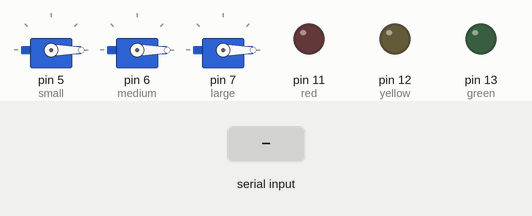
A sketch run on a simulated Arduino Uno, built with avr-gcc and run on an emulated ATmega328P. Shown: 3 × servo, output pins drawn as LEDs (lit = HIGH). The test bench sets the inputs (shaded band). What the sketch prints to the serial monitor is not drawn.

Above: at 1.2 s.
1.3 s: byte 1 (1) received over Serial
At 2.1 s:
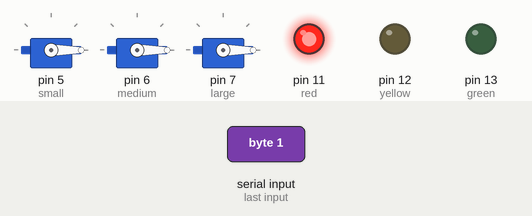
At 3.1 s:
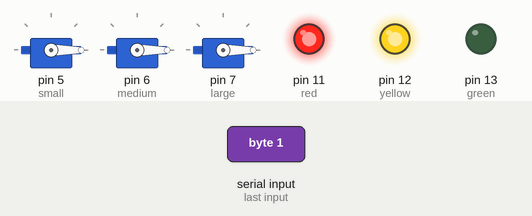
10.3 s: byte 2 (2) received over Serial
At 10.7 s:
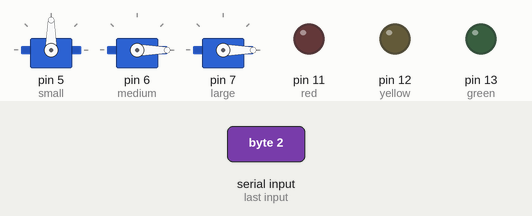
Timing chart, 0 to 17.3 s (numbered marks = the images above; inputs shaded):
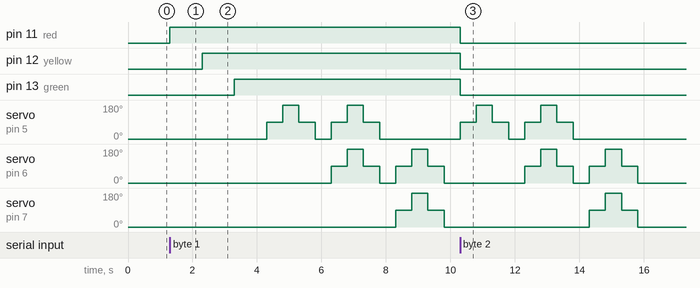

The sketch:

final_ver4.ino
```cpp
/*
  Author: Cindy Mei
  Date: 12.21.20
  Notes: Starts from processing end. Sends signals back and forth in order to run.
  ***Couldn't figure out how to translate Processing to Arduino timer class, so uses
  delays instead.***
*/

#include <Servo.h>

Servo small, medium, large;
int red, yellow, green;

int stage = 0;

void setup() {
  Serial.begin(9600);

  small.attach(5);
  small.write(0);
  medium.attach(6);
  medium.write(0);
  large.attach(7);
  large.write(0);

  red = 11;
  yellow = 12;
  green = 13;

  pinMode(red, OUTPUT);
  pinMode(yellow, OUTPUT);
  pinMode(green, OUTPUT);

}

void loop() {
  if (Serial.available() > 0) {
    stage = Serial.read();
  }

  if (stage == 1) {
    on(red);
    delay(1000);

    on(yellow);
    delay(1000);

    on(green);
    delay(1000);

    stage = 2;
  }

  send(1);

  if (stage == 2) {
    small.write(90);
    delay(500);
    small.write(180);
    delay(500);
    small.write(90);
    delay(500);
    small.write(0);
    delay(500);

    small.write(90);
    medium.write(90);
    delay(500);
    small.write(180);
    medium.write(180);
    delay(500);
    small.write(90);
    medium.write(90);
    delay(500);
    small.write(0);
    medium.write(0);
    delay(500);

    medium.write(90);
    large.write(90);
    delay(500);
    medium.write(180);
    large.write(180);
    delay(500);
    medium.write(90);
    large.write(90);
    delay(500);
    medium.write(0);
    large.write(0);
    delay(500);

    stage = 3;
  }

  if (stage == 3) {
    reset();
  }

  //send(2);
}
```

functions.ino
```cpp
void on(int led) {
  digitalWrite(led, HIGH);
}

void off(int led) {
  digitalWrite(led, LOW);
}

void send(int num) {
  Serial.write(num);
}

void redLight() {
  on(red);
  delay(1000);
}

void yellowLight() {
  on(yellow);
  delay(1000);
}

void greenLight() {
  on(green);
  delay(1000);
}

void gear1() {
  small.write(90);
  delay(500);
  small.write(180);
  delay(500);
  small.write(90);
  delay(500);
  small.write(0);
  delay(500);
}

void gear2() {
  small.write(90);
  medium.write(90);
  delay(500);
  small.write(180);
  medium.write(180);
  delay(500);
  small.write(90);
  medium.write(90);
  delay(500);
  small.write(0);
  medium.write(0);
  delay(500);
}

void gear3() {
  medium.write(90);
  large.write(90);
  delay(500);
  medium.write(180);
  large.write(180);
  delay(500);
  medium.write(90);
  large.write(90);
  delay(500);
  medium.write(0);
  large.write(0);
  delay(500);
}

void reset() {
  stage = 0;
  off(red);
  off(yellow);
  off(green);
}
```

Measured:
- after the input at 1.3 s, pin 11 (red): LOW → HIGH at once; pin 12 (yellow): LOW → HIGH after 1.0 s
- after the input at 10.3 s, servo on pin 5 (small): 0° → 90° at once, → 180° 0.50 s later, → 90° 0.50 s later, → 0° 0.50 s later, … (8 changes in this stretch); servo on pin 6 (medium): 0° → 90° after 2.0 s, → 180° 0.50 s later, → 90° 0.50 s later, → 0° 0.50 s later, … (8 changes in this stretch)
